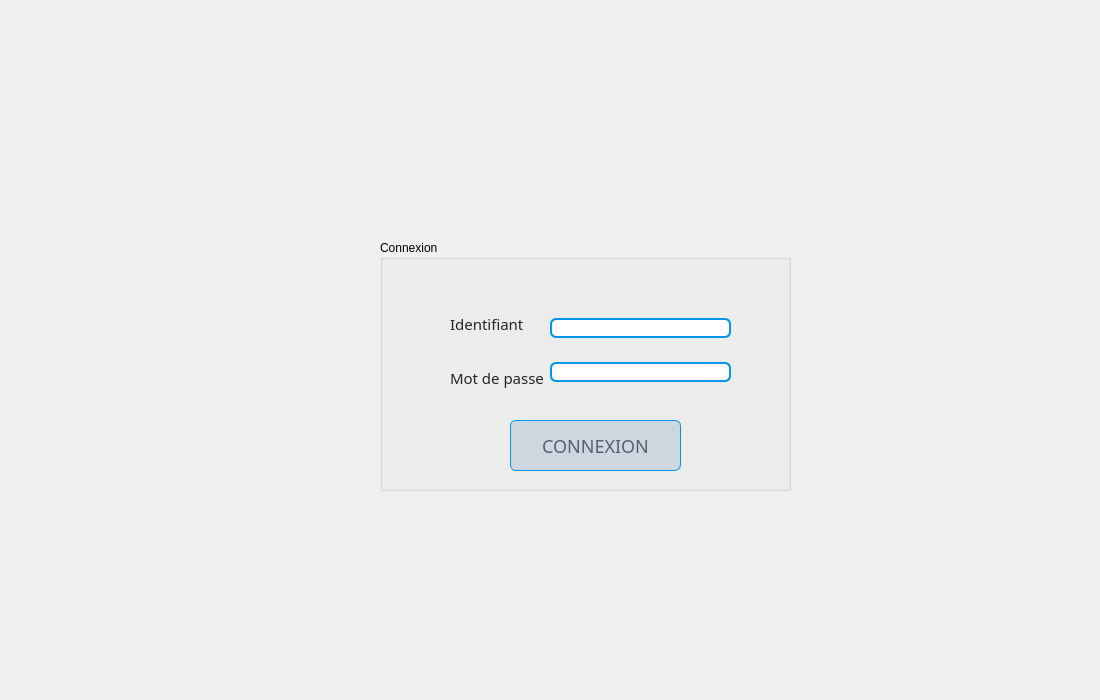
<?xml version="1.0" encoding="UTF-8"?>
<ui version="4.0">
 <class>Login</class>
 <widget class="QWidget" name="Login">
  <property name="geometry">
   <rect>
    <x>0</x>
    <y>0</y>
    <width>1100</width>
    <height>700</height>
   </rect>
  </property>
  <property name="windowTitle">
   <string>Form</string>
  </property>
  <property name="styleSheet">
   <string notr="true">QPushButton
{
    color: #57606f;
    background-color: #ced6e0;
    border-width: 1px;
    border-color: #0097e6;
    border-style: solid;
    border-radius: 6;
    padding: 3px;
    font-size: 12px;
    padding-left: 5px;
    padding-right: 5px;
	font-size:18px;
	font-family:Kozuka Gothic Pr6N B;
	font-style:bold;
}

QPushButton::hover
{
    border: 2px solid QLinearGradient( x1: 0, y1: 0, x2: 0, y2: 1, stop: 0 #ffa02f, stop: 1 #d7801a);;
	background-color:#f1f2f6;
	color:QLinearGradient( x1: 0, y1: 0, x2: 0, y2: 1, stop: 0 #ffa02f, stop: 1 #d7801a);
}
QLabel
{
	color: QLinearGradient( x1: 0, y1: 0, x2: 0, y2: 1, stop: 0 #2d2d2d, stop: 0.1 #2b2b2b, stop: 0.5 #292929, stop: 0.9 #282828, stop: 1 #252525);;
	font-size:15px;
	font-family:Kozuka Gothic Pr6N B;
	font-style:bold;
}

QLineEdit
{
 	border: 1px solid #1e1e1e;
    border-radius: 6;
	border: 2px solid #0097e6;
}
QLineEdit::activated
{
border: 2px solid #0097e6;
}

</string>
  </property>
  <widget class="QGroupBox" name="groupBox">
   <property name="geometry">
    <rect>
     <x>380</x>
     <y>240</y>
     <width>411</width>
     <height>251</height>
    </rect>
   </property>
   <property name="title">
    <string>Connexion</string>
   </property>
   <widget class="QPushButton" name="pushButton">
    <property name="geometry">
     <rect>
      <x>130</x>
      <y>180</y>
      <width>171</width>
      <height>51</height>
     </rect>
    </property>
    <property name="styleSheet">
     <string notr="true"/>
    </property>
    <property name="text">
     <string>CONNEXION</string>
    </property>
    <property name="icon">
     <iconset resource="ressources.qrc">
      <normaloff>:/img_interface/log-in.png</normaloff>:/img_interface/log-in.png</iconset>
    </property>
    <property name="iconSize">
     <size>
      <width>40</width>
      <height>40</height>
     </size>
    </property>
   </widget>
   <widget class="QWidget" name="layoutWidget">
    <property name="geometry">
     <rect>
      <x>70</x>
      <y>60</y>
      <width>281</width>
      <height>101</height>
     </rect>
    </property>
    <layout class="QHBoxLayout" name="horizontalLayout">
     <item>
      <layout class="QVBoxLayout" name="verticalLayout_2">
       <item>
        <widget class="QLabel" name="label">
         <property name="text">
          <string>Identifiant</string>
         </property>
        </widget>
       </item>
       <item>
        <widget class="QLabel" name="label_2">
         <property name="text">
          <string>Mot de passe</string>
         </property>
        </widget>
       </item>
      </layout>
     </item>
     <item>
      <layout class="QVBoxLayout" name="verticalLayout">
       <item>
        <widget class="QLineEdit" name="lineEdit"/>
       </item>
       <item>
        <widget class="QLineEdit" name="lineEdit_2">
         <property name="contextMenuPolicy">
          <enum>Qt::DefaultContextMenu</enum>
         </property>
         <property name="echoMode">
          <enum>QLineEdit::Password</enum>
         </property>
        </widget>
       </item>
      </layout>
     </item>
    </layout>
   </widget>
  </widget>
  <widget class="QLabel" name="label_10">
   <property name="geometry">
    <rect>
     <x>0</x>
     <y>0</y>
     <width>1100</width>
     <height>700</height>
    </rect>
   </property>
   <property name="styleSheet">
    <string notr="true">background-color:#f1f2f6;
border-image:url(:/img_parking/New folder/home5-ConvertImage.png);
background: none;
border: none;
background-repeat: none;
</string>
   </property>
   <property name="text">
    <string/>
   </property>
  </widget>
  <zorder>label_10</zorder>
  <zorder>groupBox</zorder>
 </widget>
 <resources>
  <include location="ressources.qrc"/>
 </resources>
 <connections/>
</ui>
